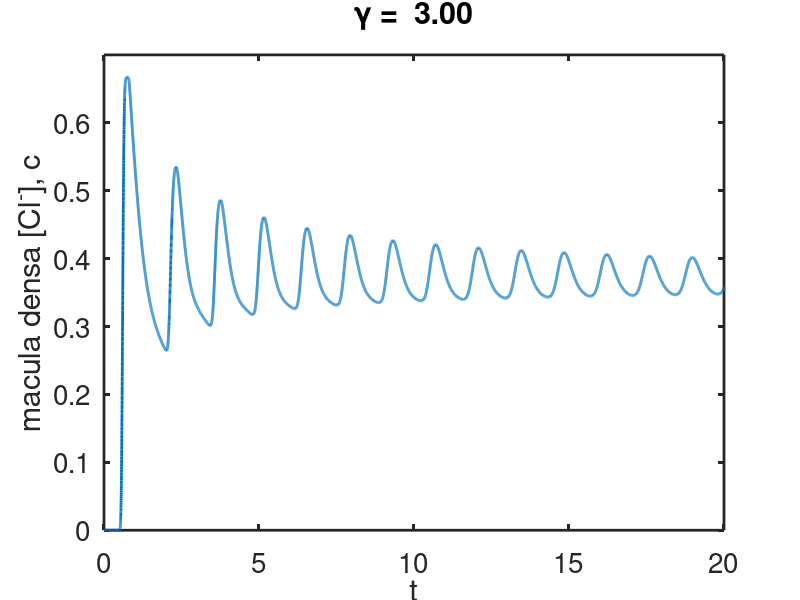
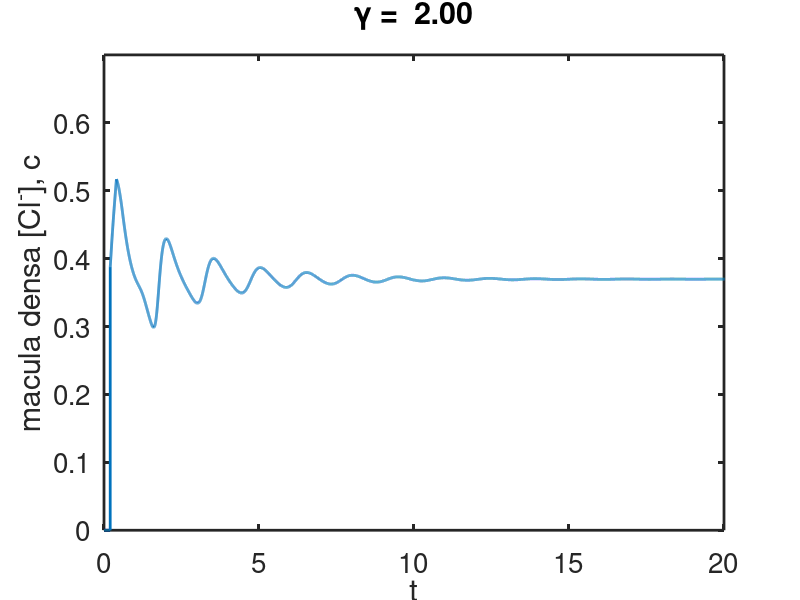
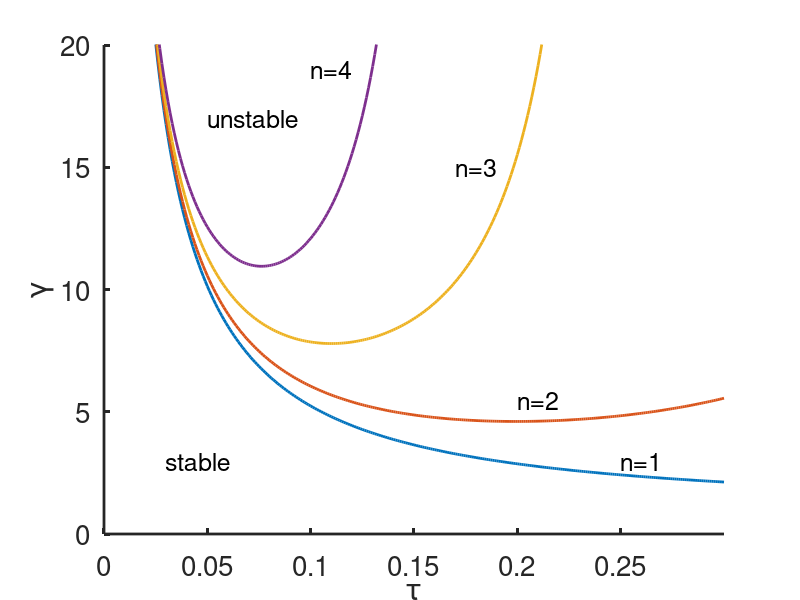

MATLAB code to generate these figures, in order:

%    -------------------------------------------------------------------
%
%     Model of tubuloglomerular oscillations.
%
%     For Chapter 17, Section 17.2 of
%     Keener and Sneyd, Mathematical Physiology, 3rd Edition, Springer.
%
%     Written by James Keener and James Sneyd.
%
%    -------------------------------------------------------------------

function tgo
clear all
set(0,                           ...
   'defaultaxesfontsize', 20,   ...
   'defaultaxeslinewidth', 2.0, ...
   'defaultlinelinewidth', 2.0);
global numx delx delt numtimesteps delay
global c K1 K2 Cop k

numx=100; delx=1/numx; delt=0.001;
numtimesteps=20000; delay=200;
keepend=zeros(numtimesteps+delay,1);
time = [1:numtimesteps+delay]*delt;
c=zeros(numx,1);
c(1)=1;
k=1; Cop=exp(-k);
K1=1.5;


% Now solve the PDE by hand (i.e., without using any packaged routines).
% Take differences in space and time, advance the solution in time, and
% keep track of the solution at the end of the domain, as it is used for
% the delay condition inside phi, as well as for the output.

% The delay is handled in the vector keepend, which we fill up forwards in
% time (i.e., at timestep i + delay), while using the value at timestep i.

gammalist = [3,2];
for jj = 1:length(gammalist)
    gamma=gammalist(jj);;
    K2=gamma/(K1*k*exp(-k));
    for i=1:numtimesteps
        keepend(i+delay)=c(numx);
        c(2:numx) = c(2:numx) - ...
                    delt*k*c(2:numx) - phi(keepend(i))*(delt/delx)*(c(2:numx)-c(1:numx-1));
    end
    figure(jj)
        plot(time,keepend)
        xlabel('t')
        ylabel('macula densa [Cl^-], c')
        save('tgoosc.dat','-ascii','keepend')
        axis([0 20 0 0.7])
        formatSpecF = '%6.2f\n';
        title(strcat('\gamma = ',sprintf(formatSpecF,gamma)))
end

% stability curves
tbar = [0:.001:.3];
for n = 1:4
    w = n*pi./(tbar+1/2);
    g = (-1)^(n+1)*w./(2*sin(w/2));
    ndx = find(g>0);
    figure(3)
        plot(tbar(ndx),g(ndx))
        box off
        hold on
end
axis([0 0.3 0 20])
xlabel('\tau')
ylabel('\gamma')
text(0.1,19,'n=4','fontsize',18)
text(0.17,15,'n=3','fontsize',18)
text(0.2,5.5,'n=2','fontsize',18)
text(.25,3,'n=1','fontsize',18)
text(0.05,17,'unstable','fontsize',18)
text(0.03,3,'stable','fontsize',18)
hold off

end % of main

%%
function out=phi(x)
    global c K1 K2 Cop k
    out = 1 + K1*tanh(K2*(Cop-x));
end
